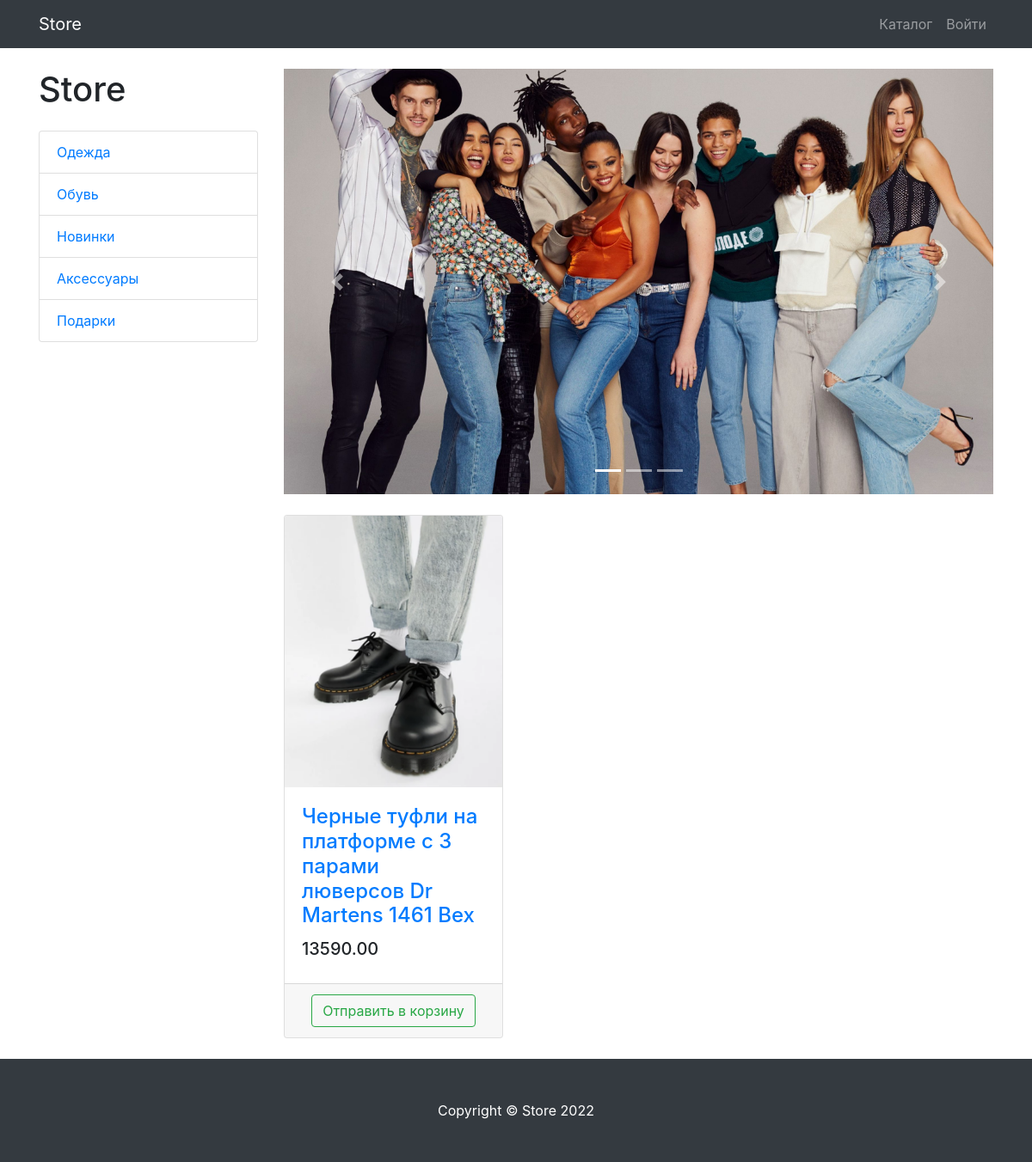
/products/category/2, run on the app's committed database.
### products/models.py (models this page shows, shortened)
class ProductsCategoty((models.Model)):
    name = models.CharField(max_length=128, unique=True)
    description = models.TextField(null=True, blank=True)
    class Meta:
        verbose_name = 'Category'
        verbose_name_plural = 'Categories'

class Product(models.Model):
    name = models.CharField(max_length=256)
    description = models.TextField()
    price = models.DecimalField(max_digits=9, decimal_places=2)
    quantity = models.PositiveIntegerField(default=0)
    image = models.ImageField(upload_to='products_images')
    category = models.ForeignKey(to=ProductsCategoty, on_delete=models.CASCADE)
    class Meta:
        verbose_name = 'Продукт'
        verbose_name_plural = 'Продукты'

### products/views.py (the view)
# urls.py: path('', ProductsListView.as_view(), name='index'),
class ProductsListView(titleMixin, ListView):
    model = Product
    paginate_by = 3
    template_name = 'products/products.html'
    title = "Store - каталог"
    def get_queryset(self):
        querySet = super(ProductsListView, self).get_queryset()
        category_id = self.kwargs.get('category_id')
        return querySet.filter(category_id=category_id) if category_id else querySet
    def get_context_data(self, **kwargs):
        context = super(ProductsListView, self).get_context_data()
        context['categories'] = ProductsCategoty.objects.all()
        return context

### common/views.py (called while the page is built)
    def get_context_data(self, **kwargs):
        context = super(titleMixin, self).get_context_data(**kwargs)
        context['title'] = self.title
        return context

### products/context_processors.py (called while the page is built)
def baskets(request):
    return {'baskets' : Basket.objects.filter(user=request.user) if request.user.is_authenticated else []}

### products/templates/products/products.html (shortened to what this page needs)
{% extends 'products/base.html' %}
{% load static %}
{% block css %}
    <link href="{% static 'vendor/css/products.css' %}" rel="stylesheet">
{% endblock %}
{% block content %}
    <div class="container">
        <div class="row">
            <div class="col-lg-3">
                <h1 class="my-4">Store</h1>
                <div class="list-group">
                    {% for category in categories %}
                        <a href="{% url 'products:category' category.id %}" class="list-group-item">{{ category.name }}</a>
                    {% endfor %}
                </div>
            </div>
            <div class="col-lg-9">
                <div id="carouselExampleIndicators" class="carousel slide my-4" data-ride="carousel">
                    <ol class="carousel-indicators">
                        <li data-target="#carouselExampleIndicators" data-slide-to="0" class="active"></li>
                        <li data-target="#carouselExampleIndicators" data-slide-to="1" ></li>
                        <li data-target="#carouselExampleIndicators" data-slide-to="2"></li>
                    </ol>
                    <div class="carousel-inner" role="listbox">
                        <div class="carousel-item active">
                            <img class="d-block img-fluid" src="/static/vendor/img/slides/slide-1.jpg" alt="First slide">
                        </div>
                    </div>
                    <a class="carousel-control-prev" href="#carouselExampleIndicators" role="button" data-slide="prev">
                        <span class="carousel-control-prev-icon" aria-hidden="true"></span>
                    </a>
                    <a class="carousel-control-next" href="#carouselExampleIndicators" role="button" data-slide="next">
                        <span class="carousel-control-next-icon" aria-hidden="true"></span>
                    </a>
                </div>
                <div class="row">
                    {% for product in object_list %}
                        <div class="col-lg-4 col-md-6 mb-4">
                        <div class="card h-100">
                            <a href="#">
                                <img class="card-img-top"
                                    src= "{{ product.image.url }}"
                                    alt="">
                            </a>
                            <div class="card-body">
                                <h4 class="card-title">
                                    <a href="#">{{ product.name }}</a>
                                </h4>
                                <h5>{{ product.price }}</h5>
                            </div>
                            <div class="card-footer text-center">
                                <a class="btn btn-outline-success" href="{% url 'products:basket_add' product.id %}">
                                    Отправить в корзину
                                </a>
                            </div>
                        </div>
                        </div>
                    {% endfor %}
                </div>
            </div>
        </div>
    </div>
{% endblock %}
{% block footer %}
    <footer class="py-5 bg-dark">
        <div class="container">
            <p class="m-0 text-center text-white">Copyright &copy; Store 2022</p>
        </div>
    </footer>
{% endblock %}

### data on the page
ProductsCategoty: name "Одежда"
ProductsCategoty: name "Обувь"
ProductsCategoty: name "Новинки"
ProductsCategoty: name "Аксессуары"
ProductsCategoty: name "Подарки"
Product: image (picture), name "Черные туфли на платформе с 3 парами люверсов Dr Martens 1461 Bex", price "13590.00"
